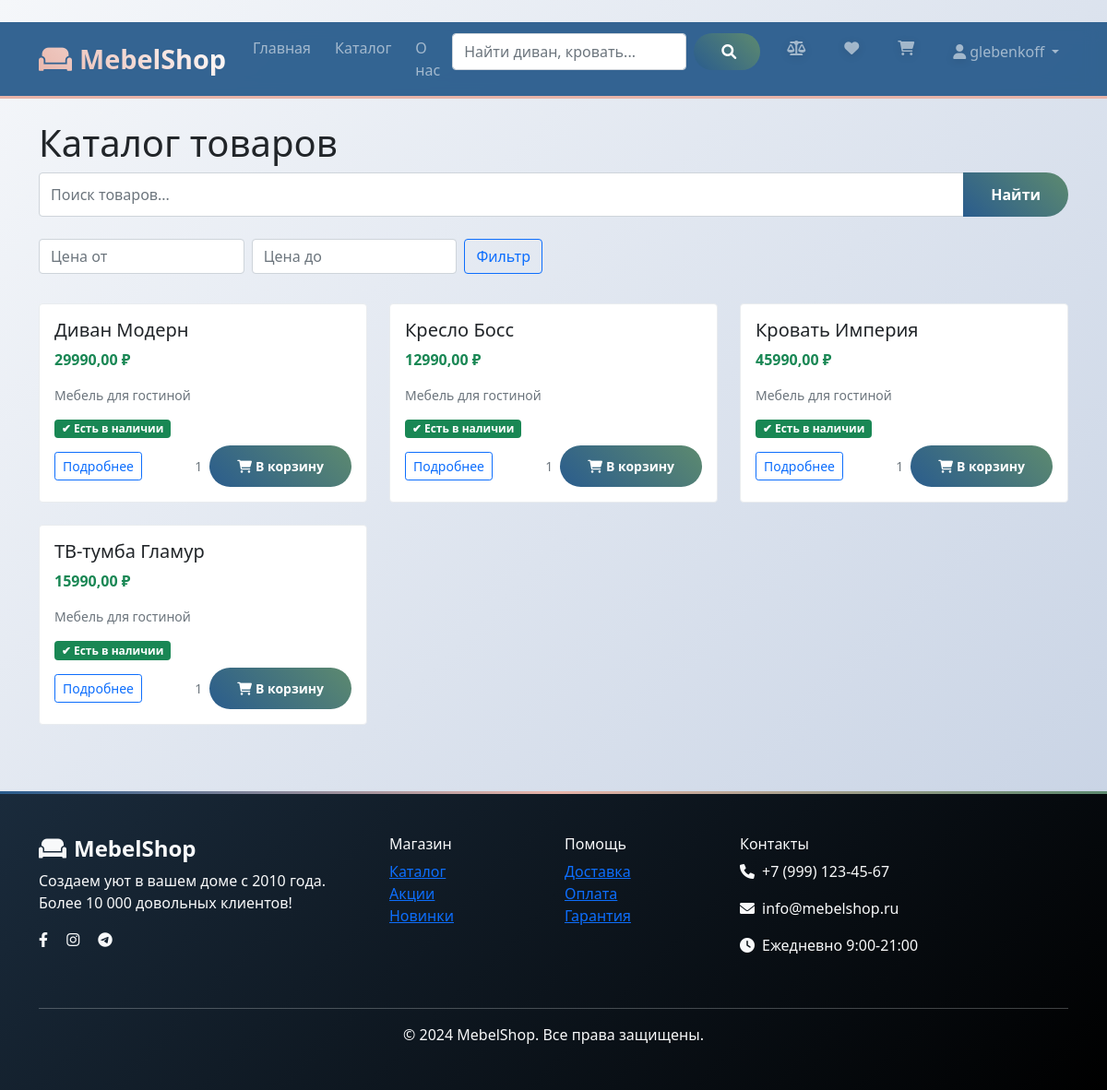
/catalog/ (signed in), run on the app's committed database.
### catalog/models.py (models this page shows, shortened)
class Product(models.Model):
    category = models.ForeignKey(Category, on_delete=models.CASCADE)
    name = models.CharField(max_length=200)
    slug = models.SlugField(max_length=200, blank=True)
    price = models.DecimalField(max_digits=10, decimal_places=2)
    available = models.BooleanField(default=True)
    class Meta:
        ordering = ('name',)
    def get_absolute_url(self):
        return reverse('product_detail', args=[self.id])

class Category(models.Model):
    name = models.CharField(max_length=200)
    slug = models.SlugField(unique=True)
    is_active = models.BooleanField(default=True)
    class Meta:
        ordering = ('name',)

### catalog/views.py (the view)
# urls.py: path('', views.product_list, name='product_list'),
def product_list(request):
    query = request.GET.get('q', '')
    products = Product.objects.filter(available=True)
    if query:
        products = products.filter(
            Q(name__icontains=query) |
            Q(category__name__icontains=query)
        )
    return render(request, 'catalog/product_list.html', {
        'products': products,
        'query': query
    })

### templates/catalog/product_list.html (shortened to what this page needs)
﻿{% extends "base.html" %}
{% block content %}
<div class="container mt-4">
    <h1>Каталог товаров</h1>
    <form method="get" action="{% url 'product_search' %}" class="mb-4" id="searchForm">
        <div class="input-group position-relative">
            <input type="text" name="q" class="form-control"
                   placeholder="Поиск товаров..." value="{{ query }}" id="searchInput">
            <button class="btn btn-primary" type="submit">Найти</button>
        </div>
    </form>
    <div class="row mb-3">
        <div class="col-md-6">
            <form method="get" class="d-flex gap-2">
                <input type="number" name="min_price" class="form-control" placeholder="Цена от"
                       value="{{ request.GET.min_price }}">
                <input type="number" name="max_price" class="form-control" placeholder="Цена до"
                       value="{{ request.GET.max_price }}">
                <button type="submit" class="btn btn-outline-primary">Фильтр</button>
            </form>
        </div>
    </div>
    <div class="row">
        {% for product in products %}
        <div class="col-md-4 mb-4">
            <div class="card h-100 product-card">
                <div class="card-body d-flex flex-column">
                    <h5 class="card-title">{{ product.name }}</h5>
                    <p class="card-text text-success fw-bold">{{ product.price }} ₽</p>
                    <p class="card-text">
                        <small class="text-muted">{{ product.category.name }}</small>
                    </p>
                    <div class="availability mb-2">
                        <span class="badge bg-success">✔ Есть в наличии</span>
                    </div>
                    <div class="mt-auto">
                        <div class="product-main-actions">
                            <div class="d-flex justify-content-between align-items-center">
                                <a href="{{ product.get_absolute_url }}" class="btn btn-outline-primary btn-sm">
                                    Подробнее
                                </a>
                                <div class="d-flex align-items-center gap-2">
                                    <span class="text-muted small">1</span>
                                    <button class="btn btn-primary btn-sm add-to-cart-btn" data-product-id="{{ product.id }}">
                                        <i class="fas fa-shopping-cart me-1"></i>В корзину
                                    </button>
                                </div>
                            </div>
                        </div>
                    </div>
                </div>
            </div>
        </div>
        {% endfor %}
    </div>
</div>
{% endblock %}

### templates/base.html (shortened to what this page needs)
﻿<!DOCTYPE html>
<html lang="ru">
<head>
    <link href="https://cdn.jsdelivr.net/npm/bootstrap@5.1.3/dist/css/bootstrap.min.css" rel="stylesheet">
    <link rel="stylesheet" href="https://cdnjs.cloudflare.com/ajax/libs/font-awesome/6.0.0/css/all.min.css">
</head>
<body>
    <nav class="navbar navbar-expand-lg navbar-dark bg-dark sticky-top">
        <div class="container">
            <a class="navbar-brand fw-bold fs-3" href="/">
                <i class="fas fa-couch me-2"></i>MebelShop
            </a>
            <div class="collapse navbar-collapse" id="navbarNav">
                <ul class="navbar-nav me-auto">
                    <li class="nav-item">
                        <a class="nav-link fw-semibold" href="/">Главная</a>
                    </li>
                    <li class="nav-item">
                        <a class="nav-link fw-semibold" href="/catalog/">Каталог</a>
                    </li>
                    <li class="nav-item">
                        <a class="nav-link fw-semibold" href="/pages/about/">О нас</a>
                    </li>
                </ul>
                <ul class="navbar-nav">
                    <li class="nav-item me-3">
                        <form class="d-flex" action="/catalog/search/" method="get">
                            <input class="form-control" type="search" name="q" placeholder="Найти диван, кровать..." style="min-width: 250px;">
                            <button class="btn btn-primary ms-2" type="submit">
                                <i class="fas fa-search"></i>
                            </button>
                        </form>
                    </li>
                    {% if user.is_authenticated %}
                    <li class="nav-item me-3">
                        <a class="nav-link position-relative" href="/catalog/comparison/" title="Сравнение">
                            <i class="fas fa-balance-scale"></i>
                        </a>
                    </li>
                    <li class="nav-item me-3">
                        <a class="nav-link position-relative" href="/catalog/wishlist/" title="Избранное">
                            <i class="fas fa-heart"></i>
                        </a>
                    </li>
                    <li class="nav-item me-3">
                        <a class="nav-link position-relative" href="/cart/" title="Корзина">
                                <i class="fas fa-shopping-cart"></i>
                        </a>
                    </li>
                    <li class="nav-item dropdown">
                        <a class="nav-link dropdown-toggle fw-semibold" href="#" role="button" data-bs-toggle="dropdown">
                            <i class="fas fa-user me-1"></i>{{ user.username }}
                        </a>
                    </li>
                    {% endif %}
                </ul>
            </div>
        </div>
    </nav>
    <main>
        {% block content %}
        {% endblock %}
    </main>
    <footer class="bg-dark text-light mt-5 py-5">
        <div class="container">
            <div class="row">
                <div class="col-lg-4 mb-4">
                    <h4 class="fw-bold"><i class="fas fa-couch me-2"></i>MebelShop</h4>
                    <p>Создаем уют в вашем доме с 2010 года. Более 10 000 довольных клиентов!</p>
                    <div class="social-links">
                        <a href="#" class="text-light me-3"><i class="fab fa-facebook-f"></i></a>
                        <a href="#" class="text-light me-3"><i class="fab fa-instagram"></i></a>
                        <a href="#" class="text-light me-3"><i class="fab fa-telegram"></i></a>
                    </div>
                </div>
                <div class="col-lg-2 col-6 mb-4">
                    <h6>Магазин</h6>
                    <ul class="list-unstyled">
                        <li><a href="/catalog/" class="text-light-50">Каталог</a></li>
                        <li><a href="#" class="text-light-50">Акции</a></li>
                        <li><a href="#" class="text-light-50">Новинки</a></li>
                    </ul>
                </div>
                <div class="col-lg-2 col-6 mb-4">
                    <h6>Помощь</h6>
                    <ul class="list-unstyled">
                        <li><a href="#" class="text-light-50">Доставка</a></li>
                        <li><a href="#" class="text-light-50">Оплата</a></li>
                        <li><a href="#" class="text-light-50">Гарантия</a></li>
                    </ul>
                </div>
                <div class="col-lg-4 mb-4">
                    <h6>Контакты</h6>
                    <p><i class="fas fa-phone me-2"></i>+7 (999) 123-45-67</p>
                    <p><i class="fas fa-envelope me-2"></i>info@mebelshop.ru</p>
                    <p><i class="fas fa-clock me-2"></i>Ежедневно 9:00-21:00</p>
                </div>
            </div>
            <hr class="bg-light">
            <div class="text-center">
                <p class="mb-0">&copy; 2024 MebelShop. Все права защищены.</p>
            </div>
        </div>
    </footer>
</body>
</html>

### templates/base.html (style rules this page uses)
:root { --primary: #2A5C8D; --secondary: #E8B4A9; --accent: #5D8A6F; --dark: #1A2B3C; --light: #F8F9FA; }
body { font-family: 'Segoe UI', system-ui, sans-serif; background: linear-gradient(135deg, #f5f7fa 0%, #c3cfe2 100%); min-height: 100vh; }
.navbar { background: rgba(42, 92, 141, 0.95) !important; backdrop-filter: blur(10px); border-bottom: 3px solid var(--secondary); transition: all 0.3s ease; }
.navbar-brand { font-weight: 800; font-size: 1.8rem !important; background: linear-gradient(45deg, var(--secondary), #fff); -webkit-background-clip: text; -webkit-text-fill-color: transparent; position: relative; }
.navbar-brand::after { content: ''; position: absolute; bottom: -5px; left: 0; width: 0; height: 2px; background: var(--secondary); transition: width 0.3s ease; }
.nav-link { position: relative; margin: 0 5px; border-radius: 8px; transition: all 0.3s ease; }
.nav-link::before { content: ''; position: absolute; bottom: 0; left: 50%; width: 0; height: 2px; background: var(--secondary); transition: all 0.3s ease; transform: translateX(-50%); }
.nav-link i { transition: all 0.3s ease; filter: drop-shadow(0 2px 4px rgba(0,0,0,0.2)); }
.btn-primary { background: linear-gradient(45deg, var(--primary), var(--accent)); border: none; border-radius: 25px; padding: 12px 30px; font-weight: 600; transition: all 0.3s ease; position: relative; overflow: hidden; }
.btn-primary::before { content: ''; position: absolute; top: 0; left: -100%; width: 100%; height: 100%; background: linear-gradient(90deg, transparent, rgba(255,255,255,0.4), transparent); transition: left 0.5s; }
footer { background: linear-gradient(135deg, var(--dark) 0%, #000 100%) !important; position: relative; }
footer::before { content: ''; position: absolute; top: 0; left: 0; right: 0; height: 3px; background: linear-gradient(90deg, var(--primary), var(--secondary), var(--accent)); }

### templates/catalog/product_list.html (style rules this page uses)
.product-card { position: relative; transition: all 0.3s ease; border: 1px solid #e9ecef; }
.product-main-actions { width: 100%; }
.availability { margin-top: auto; }

### data on the page
Product: name "Диван Модерн", price "29990,00", category.name "Мебель для гостиной"
Product: name "Кресло Босс", price "12990,00", category.name "Мебель для гостиной"
Product: name "Кровать Империя", price "45990,00", category.name "Мебель для гостиной"
Product: name "ТВ-тумба Гламур", price "15990,00", category.name "Мебель для гостиной"

### other printed values
{{ user.username }} "glebenkoff"
